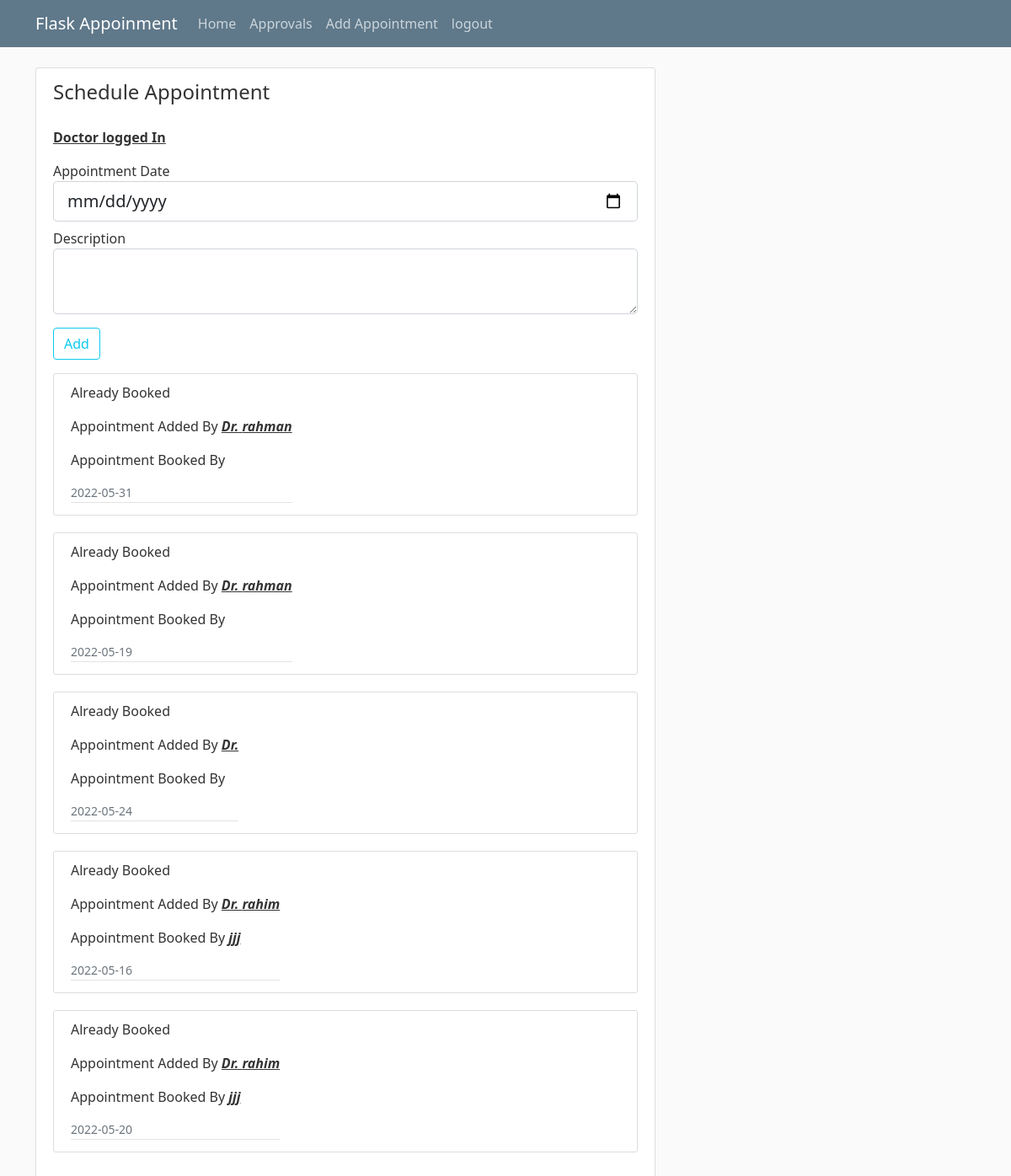
Page /appointment/new (signed in) on the earlier database version.
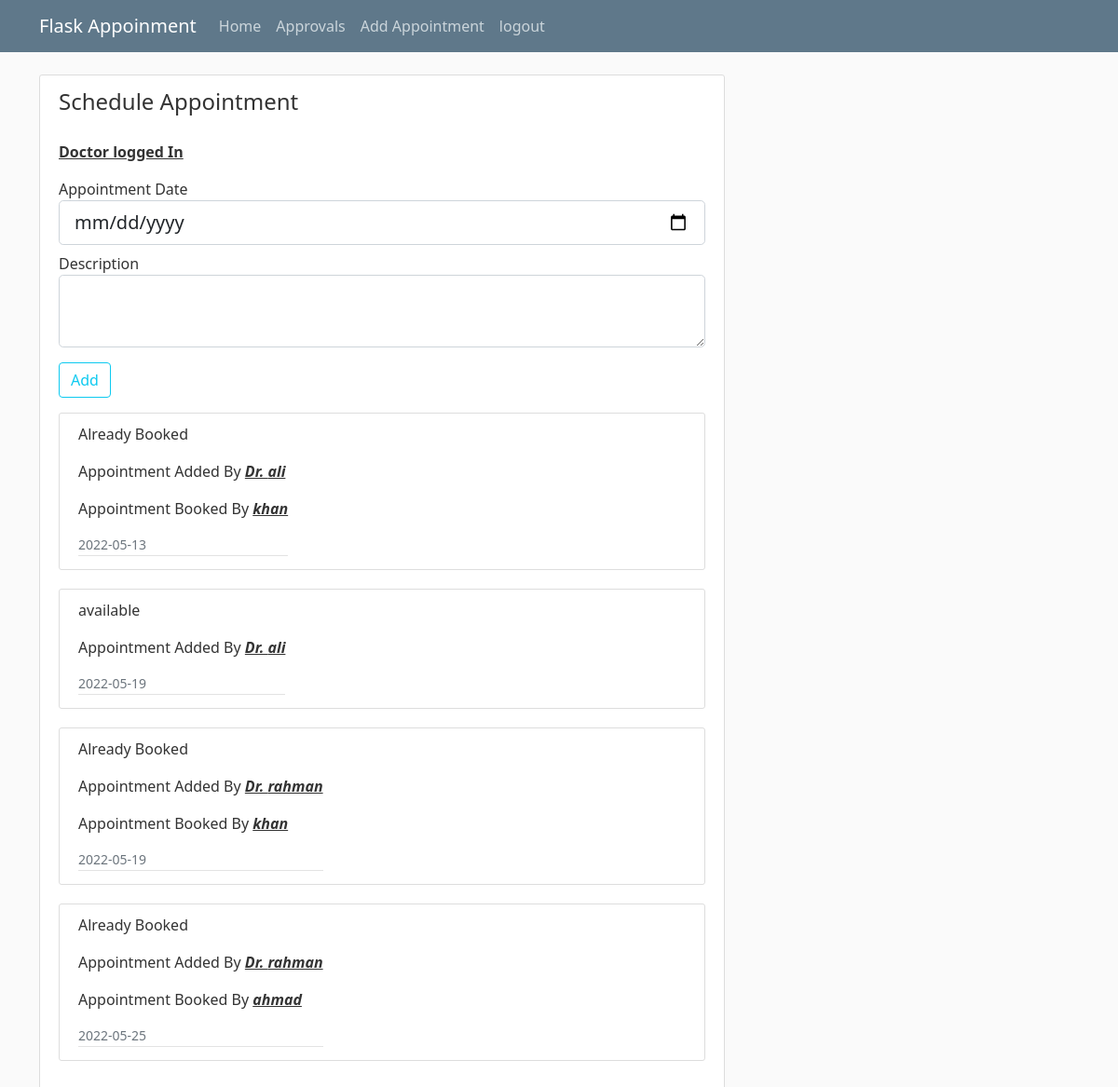
Same page on the later database version.
### flaskblog/models.py (models this page shows, shortened)
class Appointment(db.Model):
    id = db.Column(db.Integer, primary_key=True)
    date= db.Column(db.Date)
    description = db.Column(db.String(100), nullable=False)
    doctor_id = db.Column(db.Integer, db.ForeignKey('doctor.id'), nullable=True)
    patient_id = db.Column(db.Integer, db.ForeignKey('patient.id'), nullable=True)

class Doctor(db.Model):
    id = db.Column(db.Integer, primary_key=True)
    name = db.Column(db.String(20), unique=True, nullable=False)
    email = db.Column(db.String(120), unique=True, nullable=False)
    appointment = db.relationship('Appointment', backref='doctor', lazy=True)
    user_id = db.Column(db.Integer, db.ForeignKey('user.id'))
    is_approved = db.Column(db.Boolean, nullable=False, default=False)

class Patient(db.Model):
    id = db.Column(db.Integer, primary_key=True)
    name = db.Column(db.String(20), unique=True, nullable=False)
    email = db.Column(db.String(120), unique=True, nullable=False)
    appointment = db.relationship('Appointment', backref='patient', lazy=True)
    user_id = db.Column(db.Integer, db.ForeignKey('user.id'))

### flaskblog/routes.py (the view, shortened to what this page needs)
@app.route("/appointment/new", methods=['GET', 'POST'])
@login_required
def create_appointment():
    appointments = Appointment.query.filter(Appointment.id>0).order_by(Appointment.id.desc())
    print("---",appointments)
    form = AppointmentForm()
    return render_template('create_appointment.html', title='New Appointment',
        form=form, legend='Create Appointment', appointments=appointments)

### flaskblog/forms.py
class AppointmentForm(FlaskForm):
    date = DateField('Appointment Date')
    description = TextAreaField('Description', validators=[DataRequired()])
    submit = SubmitField('Add')

### flaskblog/models.py (called while the page is built)
@login_manager.user_loader
def load_user(user_id):
    return User.query.get(int(user_id))

### flaskblog/templates/create_appointment.html (shortened to what this page needs)
{% extends "layout.html" %}
{% block content %}
<div class="content-section">
    <form action="" method="post">
        <fieldset class="form-group">
            <legend class="border-bottm mb-4"> Schedule Appointment</legend>
        {% if current_user.role == "doctor" %}
            <p><b><u>Doctor logged In</u></b></p>
        {% elif current_user.role =="patient" %}
            <p><b><u>Patient logged In</u></b></p>
        {% else %}
            <p>Admin logged In</p>
        {% endif %}
            <div class="form-group mb-2">
                {{ form.date.label(class="form-control-label") }}
                {% if form.date.errors %}
                {{ form.date(class="form-control form-control-lg is-invalid") }}
                <div class="invalid-feedback">
                    {% for error in form.date.errors %}
                    <span>
                        {{ error }}
                    </span>
                    {% endfor %}
                </div>
                {% else %}
                {{ form.date(class="form-control form-control-lg") }}
                {% endif %}
            </div>
            <div class="form-group mb-2">
                {{ form.description.label(class="form-control-label") }}
                {% if form.description.errors %}
                {{ form.description(class="form-control form-control-lg is-invalid") }}
                <div class="invalid-feedback">
                    {% for error in form.description.errors %}
                    <span>
                        {{ error }}
                    </span>
                    {% endfor %}
                </div>
                {% else %}
                {{ form.description(class="form-control form-control-lg") }}
                {% endif %}
            </div>
        </fieldset>
        <div class="form-group">
            {{ form.submit(class="btn btn-outline-info mt-2") }}
        </div>
    </form>
    {% for appointment in appointments %}
    <article class="media content-section d-flex flex-row">
        <div class="media-body">
            <div class="article-metadata">
                {% if (appointment.patient_id == None) %}
                    <p>available</p>
                   <p>Appointment Added By <b><i><u>Dr. {{appointment.doctor.name}}</u></i></b></p>
                {% else %}
                    <p>Already Booked</p>
                    <p>Appointment Added By <b><i><u>Dr. {{appointment.doctor.name}}</u></i></b></p>
                    <p>Appointment Booked By <b><i><u>{{appointment.patient.name}}</u></i></b></p>
                {% endif %}
                <small class="text-muted">{{ appointment.date.strftime('%Y-%m-%d') }}</small>
            </div>
        </div>
    </article>
    {% endfor %}
</div>
{% endblock %}

### flaskblog/templates/layout.html (shortened to what this page needs)
<html lang="en">
<head>
    <link href="https://cdn.jsdelivr.net/npm/bootstrap@5.1.3/dist/css/bootstrap.min.css" rel="stylesheet"
>
    <link rel="stylesheet" type="text/css" href="{{ url_for('static', filename='main.css') }}">
    <link rel="stylesheet" href="https://cdn.jsdelivr.net/npm/bootstrap-icons@1.8.1/font/bootstrap-icons.css">
</head>
<body>
    <header class="site-header">
        <nav class="navbar navbar-expand-md navbar-dark bg-steel fixed-top">
            <div class="container">
                <a class="navbar-brand mr-4" href="/">Flask Appoinment</a>
                <div class="collapse navbar-collapse" id="navbarToggle">
                    <div class="navbar-nav mr-auto">
                        <a class="nav-item nav-link" href="{{ url_for('home') }}">Home</a>
                    </div>
                    <div class="navbar-nav">
                        {% if current_user.is_authenticated %}
                            {% if current_user.is_admin == True %}
                                <a class="nav-item nav-link" href="{{ url_for('approvals') }}">Approvals</a>
                            {% endif %}
                            <a class="nav-item nav-link" href="{{ url_for('create_appointment') }}">Add Appointment</a>
                            <a class="nav-item nav-link" href="{{ url_for('logout') }}">logout</a>
                        {% else %}
                            <a class="nav-item nav-link" href="{{ url_for('login') }}">Login as user</a>
                            <a class="nav-item nav-link" href="{{ url_for('register_user') }}">Register as user</a>
                        {% endif %}
                    </div>
                </div>
            </div>
        </nav>
    </header>
    <main role="main" class="container">
        <div class="row">
            <div class="col-md-8">
                {% block content %}{% endblock %}
            </div>
    </main>
</body>
</html>

### flaskblog/static/main.css (style rules this page uses)
body { background: #fafafa; color: #333333; margin-top: 5rem; }
a { text-decoration: none; }
.bg-steel { background-color: #5f788a; }
.site-header .navbar-nav .nav-link { color: #cbd5db; }
.content-section { background: #ffffff; padding: 10px 20px; border: 1px solid #dddddd; border-radius: 3px; margin-bottom: 20px; }
.article-metadata { padding-bottom: 1px; margin-bottom: 4px; border-bottom: 1px solid #e3e3e3 }

Differences in the rows shown:
removed Appointment: doctor.name "rahman", date "2022-05-31"
removed Appointment: doctor.name "rahman", date "2022-05-19"
removed Appointment: date "2022-05-24"
added Appointment: doctor.name "ali", patient.name "khan", date "2022-05-13"
changed Appointment (number 2 of 4 on the later page): date "2022-05-16" → "2022-05-19"; doctor.name "rahim" → "ali"; patient.name "jjj" → (not shown); patient_id "Already Booked Appointment Booked By" → "available"
added Appointment: doctor.name "rahman", patient.name "khan", date "2022-05-19"
changed Appointment: doctor.name "rahim" → "rahman"; patient.name "jjj" → "ahmad"; date "2022-05-20" → "2022-05-25"
